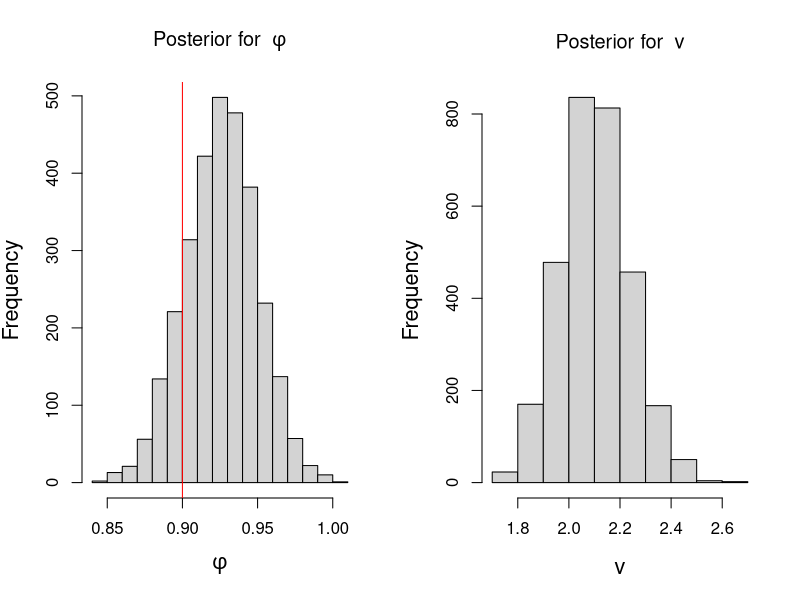

Generate this figure with R:
#The following code allows you to compute the MLE of the AR coefficient 
#phi the unbiased estimator of v, s_sq, and the MLE of 
#v based on a dataset simulated from an AR(1)process  
#and using the conditional likelihood. 

####################################################
#####             MLE for AR(1)               ######
####################################################
set.seed(2021)
phi=0.9 # ar coefficient
v=1
sd=sqrt(v) # innovation standard deviation
T=500 # number of time points
yt=arima.sim(n = T, model = list(ar = phi), sd = sd) 

## Case 1: Conditional likelihood
y=as.matrix(yt[2:T]) # response
X=as.matrix(yt[1:(T-1)]) # design matrix
phi_MLE=as.numeric((t(X)%*%y)/sum(X^2)) # MLE for phi
s2=sum((y - phi_MLE*X)^2)/(length(y) - 1) # Unbiased estimate for v 
v_MLE=s2*(length(y)-1)/(length(y)) # MLE for v

cat("\n MLE of conditional likelihood for phi: ", phi_MLE, "\n",
    "MLE for the variance v: ", v_MLE, "\n", 
    "Estimate s2 for the variance v: ", s2, "\n")

#Posterior inference AR(1)
#Conditional Likelihood, reference prior
#Direct sampling

#Step1
n_sample=3000
v_sample=1/rgamma(n_sample, (T-2)/2, sum((yt[2:T]-phi_MLE*yt[1:(T-1)])^2))

phi_sample=rep(0, n_sample)

for(i in 1:n_sample){
  phi_sample[i]=rnorm(1, mean= phi_MLE, sd= sqrt(v_sample[i]/sum(yt[1:(T-1)]^2)))
}

#plot of posterior samples
par(mfrow=c(1,2), cex.lab=1.3)

hist(phi_sample, xlab=bquote(phi), main= bquote("Posterior for "~phi))
abline(v=phi, col="red")

hist(v_sample, xlab=bquote(v), main= bquote("Posterior for "~v))
abline(v=sd, col="lightblue")

